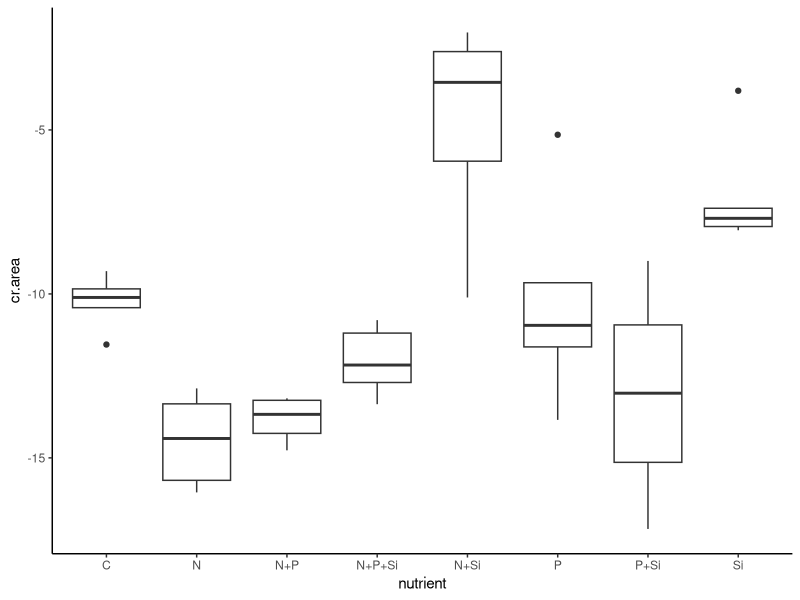
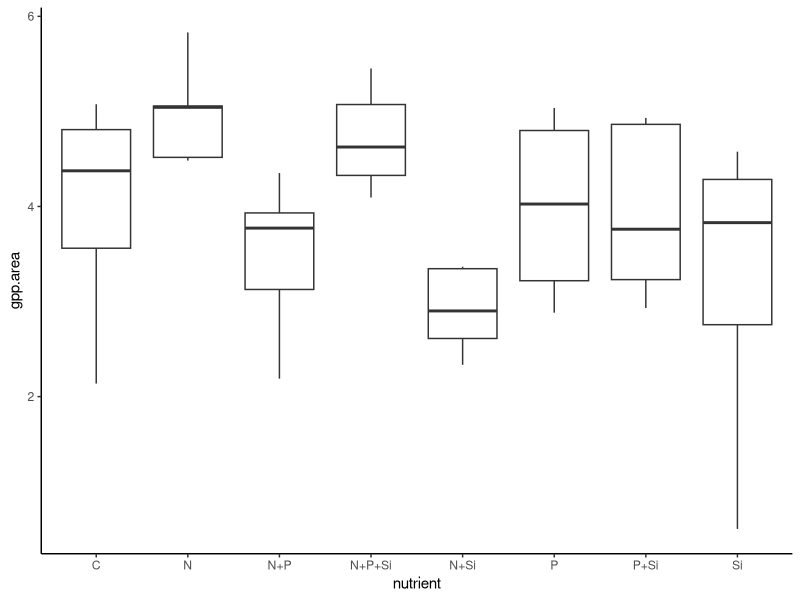
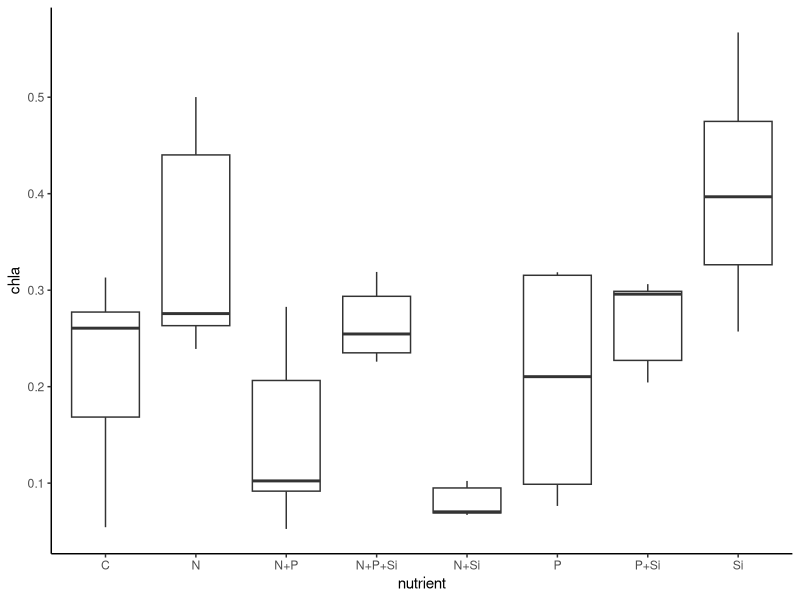
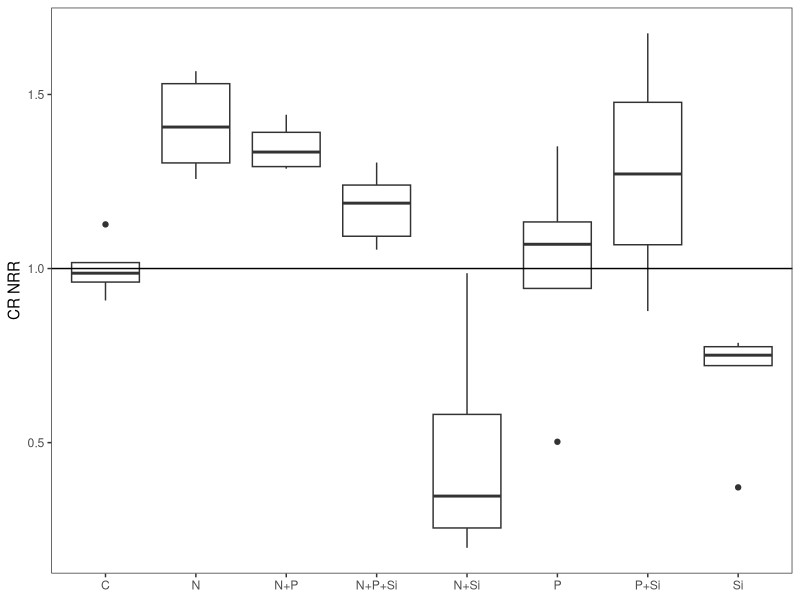
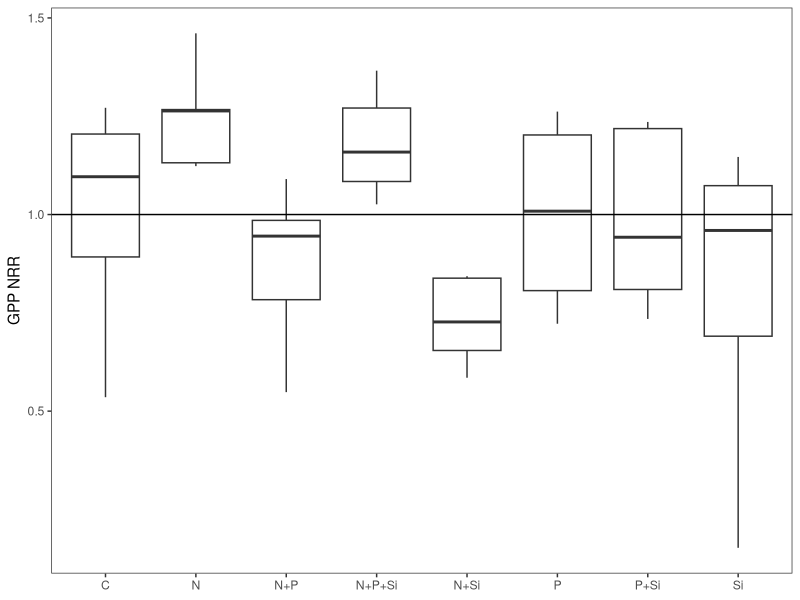
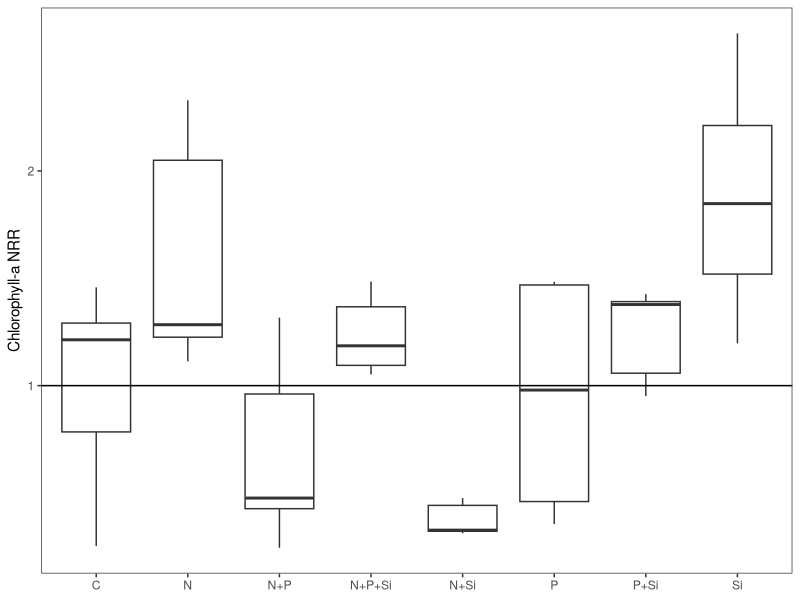
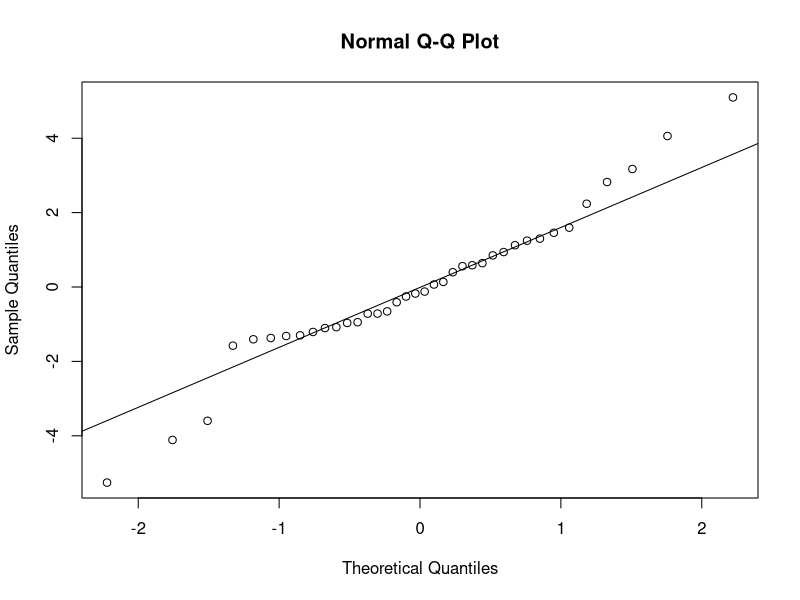
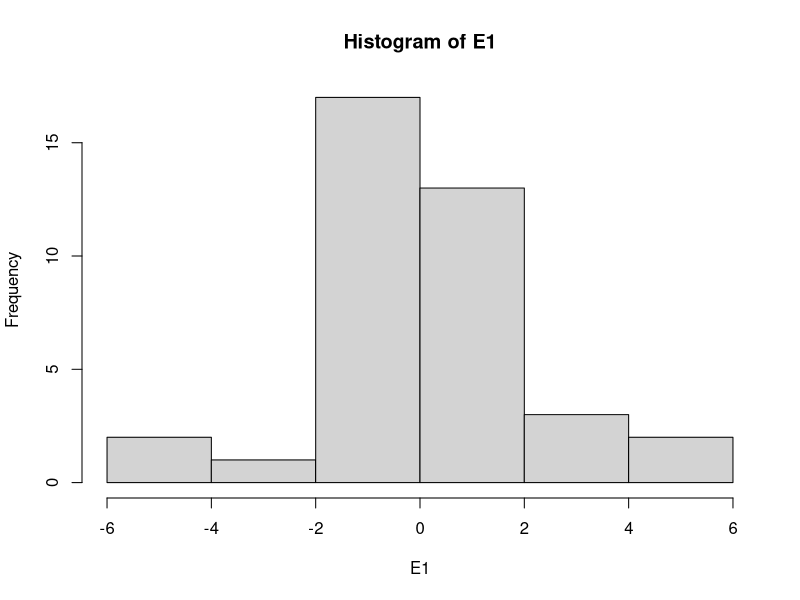

The R script that drew these images, in order: (Note: this script raises an error after producing the figures.)
#Author:  Clay Arango
#Creation date: 10-Feb-19
#Script to analyze NDS data from Summer 2018 WSB work with S. Roley and A. Alexiades

#packages
install.packages("nlme")
install.packages("nortest")
install.packages("plyr")
install.packages("dplyr")
install.packages("multcomp")
install.packages("MASS")
install.packages("ggplot2")
library(nlme)
library(nortest)
library(plyr)
library(dplyr)
library(multcomp)
library(MASS)
library(ggplot2)

#Load data
roza_fall <- read.table(file="roza_fall.csv", header=T, sep=",")

#set variable
d = roza_fall

#evaluate data to make sure factors are correct
names(d)

unique(d$nutrient) #control, N, NP, NPSi, NSi, P, PSi, Si
unique(d$N) #should be 0 and 1
unique(d$P) #should be 0 and 1
unique(d$Si) #should be 0 and 1
unique(d$top) #should be "sponge" and "glass"
#if need to change, use recode function below. 
d$top<-recode(d$top, "cellulose" ="sponge")
str(d)

#convert N and P and Si values (0 or 1 for absence or presence) to factors
d$N<-as.factor(d$N)
d$P<-as.factor(d$P)
d$Si<-as.factor(d$Si)
str(d)

#subset data into gpp and cr response
d.cr = subset(d, top=="sponge", data=d)
d.gpp = subset(d, top=="glass", data=d)

#check for outliers and check data entry before calculating CR-NRR
ggplot(d.cr, aes(x=nutrient, y=cr.area)) + geom_boxplot() + theme_classic()
#J8 and G3 are entered correctly, controls look OK
#J8 and G3 might need to be removed

#calculate nrr for cr
x<-ddply(d.cr, "nutrient", summarise, ave_cr = mean(cr.area, na.rm=T)) 
x
d.cr$cr.nrr = d.cr$cr.area/-10.244565 #divide by control ave_cr

#check for outliers and check data entry before calculating GPP- and chla-NRR
ggplot(d.gpp, aes(x=nutrient, y=gpp.area)) + geom_boxplot() + theme_classic()
#no outliers
ggplot(d.gpp, aes(x=nutrient, y=chla)) + geom_boxplot() + theme_classic()
#no outliers

#calculate nrr for gpp and chla
x<- ddply(d.gpp, "nutrient", summarise, ave_gpp = mean(gpp.area, na.rm=T), ave_chla = mean(chla, na.rm=T)) 
x
d.gpp$gpp.nrr = d.gpp$gpp.area/3.991310 #divide by control ave_gpp
d.gpp$chla.nrr = d.gpp$chla/0.21477638 #divide by control ave_chla
#use to exclude outliers
#x1<- ddply(subset(d.gpp, !(nds.id=="F6")), "nutrient", summarise, ave_chla = mean(chla_ug_cm2, na.rm=T)) 
#x1
#d.gpp$chla.nrr_1<-d.gpp$chla_ug_cm2/2.700340

#combine into one file and export
d.cr$chla.nrr<-NA
#d.cr$chla.nrr_1<-NA#for excluded outliers
d.cr$gpp.nrr<-NA
d.gpp$cr.nrr<-NA
d.nrr<-rbind(d.cr, d.gpp)
d.nrr$site.date<-"roza_fall"
write.table(d.nrr, "roza_fall_nrr.csv",  sep=",", quote=F, row.names =F)

###############
#plots of NRR
##############
ggplot(data=subset(d.cr, !(nutrient=="control")), aes(x=nutrient, y=cr.nrr))+geom_boxplot()+theme_bw()+
  ylab("CR NRR")+geom_abline(slope = 0, intercept = 1)+
  theme(axis.title.x=element_blank(), panel.grid.minor=element_blank(), panel.grid.major=element_blank())
#N limitation, possible P+Si secondary limitation

ggplot(data=subset(d.gpp, !(nutrient=="control")), aes(x=nutrient, y=gpp.nrr))+geom_boxplot()+theme_bw()+
  ylab("GPP NRR")+geom_abline(slope = 0, intercept = 1)+
  theme(axis.title.x=element_blank(), panel.grid.minor=element_blank(), panel.grid.major=element_blank())
#possible N limitation (but not NP), likely no limitation (i.e., light?)

ggplot(data=subset(d.gpp, !(nutrient=="control")), aes(x=nutrient, y=chla.nrr))+geom_boxplot()+theme_bw()+
  ylab("Chlorophyll-a NRR")+geom_abline(slope = 0, intercept = 1)+ 
  theme(axis.title.x=element_blank(), panel.grid.minor=element_blank(), panel.grid.major=element_blank())
#possible N limitation (but not NP), possible Si secondary limitation

##########
#NRR Summary Files
#########

GPP_sum<-ddply(d.gpp, "nutrient", summarise, ave_nrr.gpp=mean(gpp.nrr, na.rm=T), sd_nrr.gpp=sd(gpp.nrr, na.rm=T), 
               se_nrr.gpp =(sd(gpp.nrr)/sqrt(sum(!is.na(gpp.nrr)))), 
               ci95_nrr.gpp = (1.96*(sd(gpp.nrr)/sqrt(sum(!is.na(gpp.nrr))))),
               ave_nrr.chla=mean(chla.nrr, na.rm=T), sd_nrr.chla=sd(chla.nrr, na.rm=T), 
               se_nrr.chla =(sd(chla.nrr)/sqrt(sum(!is.na(chla.nrr)))), 
               ci95_nrr.chla = (1.96*(sd(chla.nrr)/sqrt(sum(!is.na(chla.nrr))))))
CR_sum<-ddply(d.cr, "nutrient", summarise, ave_nrr.cr=mean(cr.nrr, na.rm=T), sd_nrr.cr=sd(cr.nrr, na.rm=T), 
              se_nrr.cr =(sd(cr.nrr)/sqrt(sum(!is.na(cr.nrr)))), 
              ci95_nrr.cr = (1.96*(sd(cr.nrr)/sqrt(sum(!is.na(cr.nrr))))))

#now combine into one and export
d.sum<-merge(GPP_sum, CR_sum, by="nutrient")
d.sum$site_date<-"roza_fall"
write.table(d.sum, "roza_fall_summ.csv",  sep=",", quote=F, row.names=F)

############################################################
#analyze RESPIRATION data
############################################################

M1<-gls(cr.area~N*P*Si, data=d.cr, na.action=na.omit)
E1<-residuals(M1)
qqnorm(E1)
qqline(E1)
ad.test(E1)
   #residuals are normally distributed, p=0.1036
hist(E1)  
plot(M1)

plot(filter(d.cr, !is.na(cr.area)) %>% dplyr::select(nutrient), 
     E1, xlab="nutrient", ylab="Residuals")
bartlett.test(cr.area~nutrient, data=d.cr)
   #variance test is below 0.05, but just barely

anova(M1)
  
x <- group_by(d.cr, nutrient) %>%  # Grouping function causes subsequent functions to aggregate by season and reach
  summarize(cr.mean = abs(mean(cr.area, na.rm = TRUE)), # na.rm = TRUE to remove missing values
            cr.sd=abs(sd(cr.area, na.rm = TRUE)),  # na.rm = TRUE to remove missing values
            n = sum(!is.na(cr.area)), # of observations, excluding NAs. 
            cr.se=cr.sd/sqrt(n))

ggplot(data=x, aes(x=nutrient, y=cr.mean)) + 
  geom_bar(stat="identity", position=position_dodge(), color = "black") + 
  geom_errorbar(aes(ymin=cr.mean, ymax=cr.mean+cr.se), width=0.2, 
                position=position_dodge(0.9)) + 
  xlab("Nutrient") +
  ylab(expression(Respiration~(ug~O[2]~m^{-2}~h^{-1}))) +
  ylim(0,20) +
  labs(fill="Light") +
  theme_bw() +
  theme(panel.grid.major=element_blank(),
        panel.grid.minor=element_blank(),
        legend.title=element_text(size=6),
        legend.key=element_blank(), 
        legend.position=c(0.5,0.95), 
        legend.text=element_text(size=8), 
        legend.background=element_blank(), 
        legend.direction="horizontal", 
        legend.key.size=unit(0.3, "cm"), 
        axis.title.y=element_text(size=8), 
        axis.title.x=element_text(size=8), 
        axis.text.x=element_text(size=8))

#ggsave('output/figures/Roza_summer.tiff',
#       units="in",
#       width=3.25,
#       height=3.25,
#       dpi=1200,
#       compression="lzw")

#summarize nrr
x <- group_by(d.cr, nutrient) %>%  # Grouping function causes subsequent functions to aggregate by season and reach
  summarize(cr.mean = abs(mean(cr.nrr, na.rm = TRUE)), # na.rm = TRUE to remove missing values
            cr.sd=abs(sd(cr.nrr, na.rm = TRUE)),  # na.rm = TRUE to remove missing values
            n = sum(!is.na(cr.nrr)), # of observations, excluding NAs. 
            cr.se=cr.sd/sqrt(n))

############################################################
#analyze the PRODUCTION data
############################################################

M1<-gls(gpp.area~N*P*Si, data=d.gpp, na.action=na.omit) 
E1<-residuals(M1)
qqnorm(E1)
qqline(E1)
ad.test(E1)
   #residuals are normal

hist(E1, xlab="residuals", main="")
plot(M1)

plot(filter(d.gpp, !is.na(gpp.area)) %>% dplyr::select(nutrient), 
     E1, xlab="nutrient", ylab="Residuals")
bartlett.test(gpp.area~nutrient, data=d.gpp)
   #OK

anova(M1)
  
x <- group_by(d.gpp, nutrient) %>%  # Grouping function causes subsequent functions to aggregate by season and reach
  summarize(gpp.mean = abs(mean(gpp.area, na.rm = TRUE)), # na.rm = TRUE to remove missing values
            gpp.sd=abs(sd(gpp.area, na.rm = TRUE)),  # na.rm = TRUE to remove missing values
            n = sum(!is.na(gpp.area)), # of observations, excluding NAs. 
            gpp.se=gpp.sd/sqrt(n))

ggplot(data=x, aes(x=nutrient, y=gpp.mean)) + 
  geom_bar(stat="identity", position=position_dodge(), color = "black") + 
  geom_errorbar(aes(ymin=gpp.mean, ymax=gpp.mean+gpp.se), width=0.2, 
                position=position_dodge(0.9)) + 
  xlab("Nutrient") +
  ylab(expression(Production~(ug~O[2]~m^{-2}~h^{-1}))) +
  labs(fill="Light") +
  theme_bw() +
  theme(panel.grid.major=element_blank(),
        panel.grid.minor=element_blank(), 
        legend.title=element_text(size=6), 
        legend.key=element_blank(),  
        legend.position=c(0.5,0.95),  
        legend.text=element_text(size=8),  
        legend.background=element_blank(),  
        legend.direction="horizontal",  
        legend.key.size=unit(0.3, "cm"),  
        axis.title.y=element_text(size=8),  
        axis.title.x=element_text(size=8),  
        axis.text.x=element_text(size=8))

#ggsave('output/figures/gppByNutrient.tiff',
#       units="in",
#       width=3.25,
#       height=3.25,
#       dpi=1200,
#       compression="lzw")

#summarize nrr
x <- group_by(d.gpp, nutrient) %>%  # Grouping function causes subsequent functions to aggregate by season and reach
  summarize(gpp.mean = abs(mean(gpp.nrr, na.rm = TRUE)), # na.rm = TRUE to remove missing values
            gpp.sd=abs(sd(gpp.nrr, na.rm = TRUE)),  # na.rm = TRUE to remove missing values
            n = sum(!is.na(gpp.nrr)), # of observations, excluding NAs. 
            gpp.se=gpp.sd/sqrt(n))

#BELOW HERE IS NOT EDITED





############################################################
#analyze the CHL-A biomass on disks

M1<-gls(chla~N*P*light, data=roza_sum.chla, na.action=na.omit)
E1<-residuals(M1)
qqnorm(E1)
qqline(E1)
ad.test(E1)
  #residuals look bad (p=0.001)
hist(E1)
plot(M1)

vf1 = varIdent(form = ~ 1|N*P)
vf2 = varIdent(form = ~ 1|light)
vf3 = varIdent(form = ~ 1|N*P*light)
vf4 = varPower(form = ~ fitted(.)) 
vf5 = varExp(form = ~ fitted(.))
vf6 = varConstPower(form = ~ fitted(.))
vf7 = varExp(form = ~ fitted(.)|nutrient)

M2<-gls(chla~N*P*light, data=roza_sum.chla, na.action=na.omit, weights=vf1)
M3<-gls(chla~N*P*light, data=roza_sum.chla, na.action=na.omit, weights=vf2)
M4<-gls(chla~N*P*light, data=roza_sum.chla, na.action=na.omit, weights=vf3)
M5<-gls(chla~N*P*light, data=roza_sum.chla, na.action=na.omit, weights=vf4)
M6<-gls(chla~N*P*light, data=roza_sum.chla, na.action=na.omit, weights=vf5)
M7<-gls(chla~N*P*light, data=roza_sum.chla, na.action=na.omit, weights=vf6)
M8<-gls(chla~N*P*light, data=roza_sum.chla, na.action=na.omit, weights=vf7)

anova(M1,M2,M3,M4,M5,M6,M7,M8)

#M3 is best on AIC

E3<-residuals(M3)
qqnorm(E3)
qqline(E3)
ad.test(E3)
#residuals are not normal (p=0.001)
hist(E3, xlab="residuals", main="")
plot(M3)
  #hist and plot look good

plot(filter(roza_sum.chla, !is.na(chla)) %>% dplyr::select(light), 
     E3, xlab="light", ylab="Residuals")
bartlett.test(chla~light, data=roza_sum.chla)

plot(filter(roza_sum.chla, !is.na(chla)) %>% dplyr::select(nutrient), 
     E3, xlab="nutrient", ylab="Residuals")
bartlett.test(chla~nutrient, data=roza_sum.chla)

anova(M3)

#light is significant and N and P separately interact with light

x<-roza_sum.chla[complete.cases(roza_sum.chla$chla),]

with(x, 
     interaction.plot(nutrient,light,chla, 
                      ylim=c(0,1.5),lty=c(1,12),lwd=2,ylab="Chlorophyll a", 
                      xlab="Nutrient", trace.label="Light"))

x <- group_by(roza_sum.chla, nutrient, light) %>%  # Grouping function causes subsequent functions to aggregate by season and reach
  summarize(chla.mean = mean(chla, na.rm = TRUE), # na.rm = TRUE to remove missing values
            chla.sd=sd(chla, na.rm = TRUE),  # na.rm = TRUE to remove missing values
            n = sum(!is.na(chla)), # of observations, excluding NAs. 
            chla.se=chla.sd/sqrt(n))

ggplot(data=x, 
       aes(x=nutrient, y=chla.mean, fill=light)) + 
  geom_bar(stat="identity", position=position_dodge(), color = "black") + 
  geom_errorbar(aes(ymin=chla.mean, ymax=chla.mean+chla.se), width=0.2, 
                position=position_dodge(0.9)) + 
  scale_fill_manual(values=c("white","black")) +
  xlab("Nutrient") +
  ylab(expression(Chlorophyll~a~(ug~cm^{-2}))) +
  ylim(0,1.7) +
  labs(fill="Light") +
  theme_bw() +
  theme(panel.grid.major=element_blank(), 
        panel.grid.minor=element_blank(), 
        legend.title=element_text(size=6), 
        legend.key=element_blank(), 
        legend.position=c(0.5,0.95), 
        legend.text=element_text(size=8), 
        legend.background=element_blank(), 
        legend.direction="horizontal", 
        legend.key.size=unit(0.3, "cm"), 
        axis.title.y=element_text(size=8), 
        axis.title.x=element_text(size=8), 
        axis.text.x=element_text(size=8))

ggsave('output/figures/chlaByNutrientLight.tiff',
       units="in",
       width=3.25,
       height=3.25,
       dpi=1200,
       compression="lzw")



############################################################
############################################################
#calculate nrr mean and standard error
x1 <- group_by(roza_sum, nutrient, light) %>%  # Grouping function causes subsequent functions to aggregate by season and reach
  summarize(chla.nrr.mean = mean(chla.nrr, na.rm = TRUE), # na.rm = TRUE to remove missing values
            chla.nrr.sd=sd(chla.nrr, na.rm = TRUE),  # na.rm = TRUE to remove missing values
            chla.n = sum(!is.na(chla.nrr)), # of observations, excluding NAs. 
            chla.nrr.se=chla.nrr.sd/sqrt(chla.n))


x2 <- group_by(roza_sum, nutrient, light) %>%  # Grouping function causes subsequent functions to aggregate by season and reach
  summarize(gpp.nrr.mean = mean(gpp.nrr, na.rm = TRUE), # na.rm = TRUE to remove missing values
            gpp.nrr.sd=sd(gpp.nrr, na.rm = TRUE),  # na.rm = TRUE to remove missing values
            gpp.n = sum(!is.na(gpp.nrr)), # of observations, excluding NAs. 
            gpp.nrr.se=gpp.nrr.sd/sqrt(gpp.n))

x3 <- group_by(roza_sum, nutrient, light) %>%  # Grouping function causes subsequent functions to aggregate by season and reach
  summarize(cr.nrr.mean = mean(cr.nrr, na.rm = TRUE), # na.rm = TRUE to remove missing values
            cr.nrr.sd=sd(cr.nrr, na.rm = TRUE),  # na.rm = TRUE to remove missing values
            cr.n = sum(!is.na(cr.nrr)), # of observations, excluding NAs. 
            cr.nrr.se=cr.nrr.sd/sqrt(cr.n))

roza_sum.nrr<-cbind(x1,x2,x3)
roza_sum.nrr <- roza_sum.nrr[, !duplicated(colnames(roza_sum.nrr))]
write.csv(roza_sum.nrr, "roza_sum.nrr.csv")
